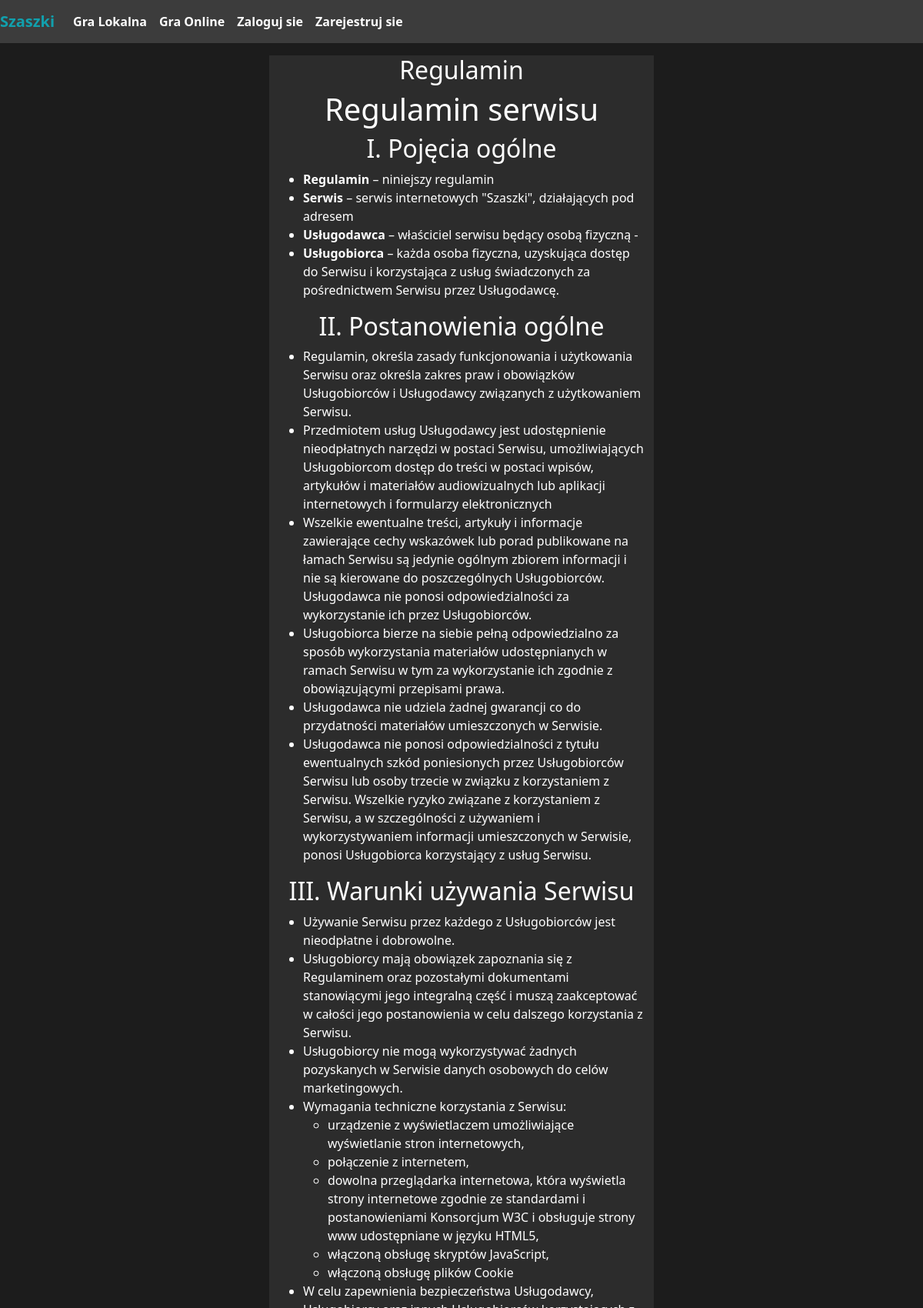
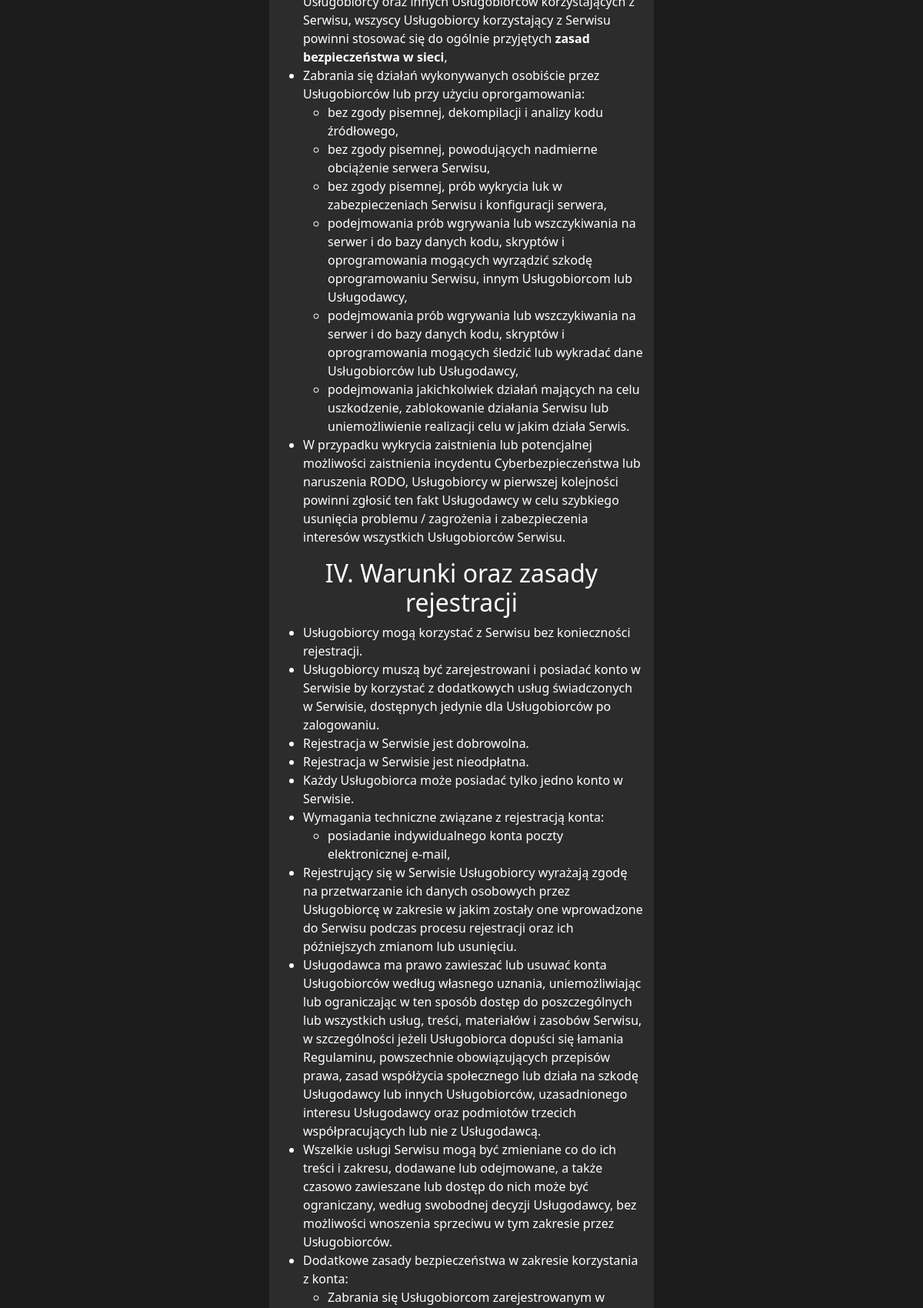
/page/1/ (upper part), run on the app's committed database (2 pictures, top to bottom).
### chess/models.py (models this page shows, shortened)
class Page(models.Model):
    title = models.CharField(max_length=64)
    content = models.TextField()

### chess/views.py (the view)
# urls.py: path('page/<int:pageid>/', views.page, name='page')
def page(request, pageid):
    x = Page.objects.get(pk=pageid)
    context = {
        'page': x,
    }
    return render(request, "page.html", context=context)

### chess/templates/page.html
{% extends 'base.html' %}
{% block content %}
{% load crispy_forms_tags %}
<div class="container-fluid" id="pageform">
    <div class="row justify-content-center">
        <div id="usrprof" class="col-sm-11 col-md-10 col-lg-5">
            <h2>{{page.title}}</h2>
            <span>{{page.content |safe}}</span>
        </div>
    </div>
</div>
{% endblock %}

### chess/static/css/style.css (style rules this page uses)
body { background-color: #1c1c1c; color: white; overflow-wrap: break-word; -ms-scroll-chaining: none; overscroll-behavior: contain; min-height: 100vh; display: flex; flex-direction: column; }
#usrprof { min-height: 800px; background-color: #2c2c2c; text-align: center; margin-top: 1rem; overflow: hidden; }
#usrprof ul { align-self: start; text-align: left; }
#usrprof a { color: white; text-decoration: none; font-weight: bold; }
#pageform { margin-bottom: 1rem; }

### data on the page
Page: title "Regulamin", content "Regulamin serwisu I. Pojęcia ogólne Regulamin – niniejszy regulamin Serwis – serwis internetowych \"Szaszki\", działających pod adresem Usługodawca – właściciel serwisu będący osobą fizyczną - Usługobiorca – każda osoba fizyczna, uzyskująca dostęp do Serwisu i korzystająca z usług świadczonych za pośrednictwem Serwisu przez Usługodawcę. II. Postanowienia ogólne Regulamin, określa zasady funkcjonowania i użytkowania Serwisu oraz określa zakres praw i obowiązków Usługobiorców i Usługodawcy związanych z użytkowaniem Serwisu. Przedmiotem usług Usługodawcy jest udostępnienie nieodpłatnych narzędzi w postaci Serwisu, umożliwiających Usługobiorcom dostęp do treści w postaci wpisów, artykułów i…"
